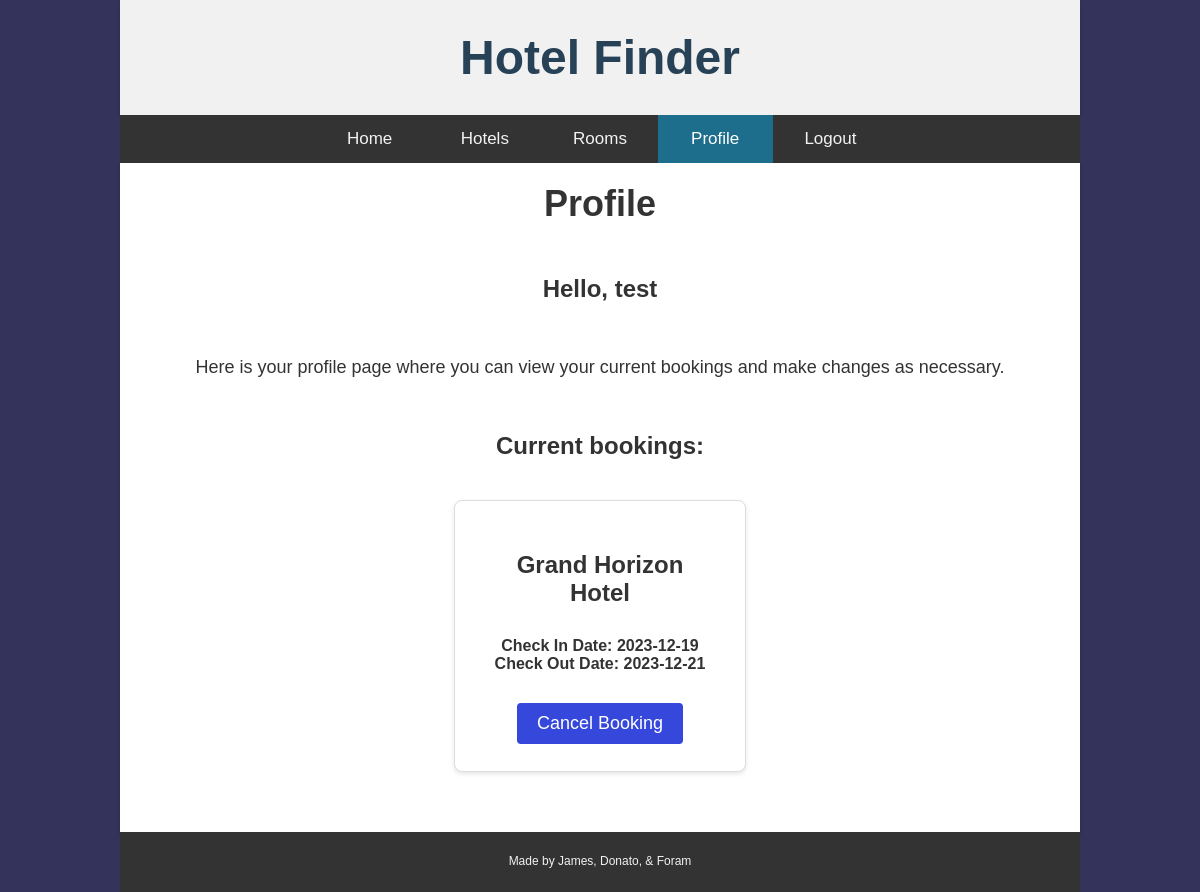
/profile (signed in), run on an earlier commit of the app's database.
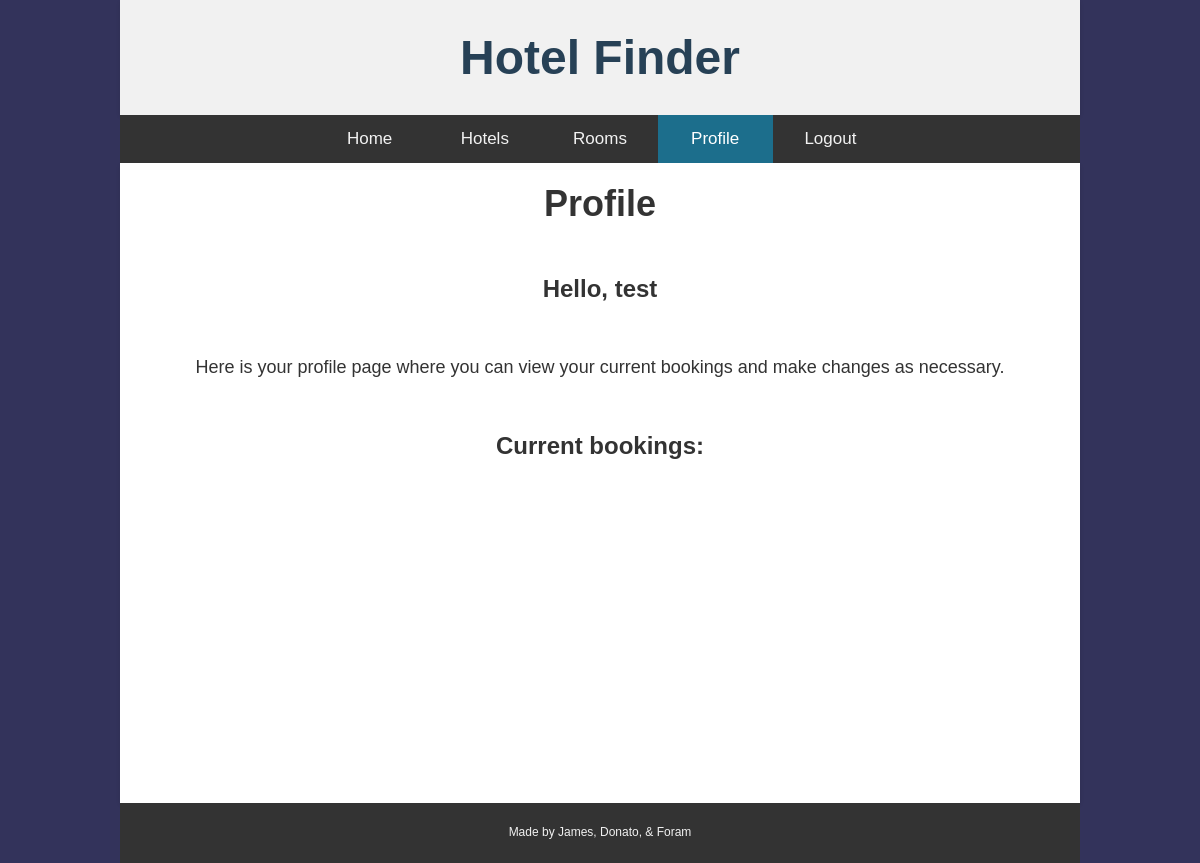
And on a later commit of the database.
### website/models.py (models this page shows)
class User(db.Model, UserMixin):
    id = db.Column(db.Integer, primary_key=True)
    email = db.Column(db.String(1000), unique=True)
    name = db.Column(db.String(1000))
    password = db.Column(db.String(1000))
    bookings = db.relationship('Booking')

class Booking(db.Model):
    id = db.Column(db.Integer, primary_key=True)
    check_in_date = db.Column(db.Date())
    check_out_date = db.Column(db.Date())
    hotel_name = db.Column(db.String(1000))
    user_id = db.Column(db.Integer, db.ForeignKey('user.id'))

### website/views.py (the view)
@views.route('/profile')
@login_required
def profile():
    return render_template("profile.html", user=current_user, bookings=current_user.bookings)

### website/__init__.py (called while the page is built)
def create_app():
    app = Flask(__name__)
    app.config['SECRET_KEY'] = 'key'
    app.config['SQLALCHEMY_DATABASE_URI'] = f'sqlite:///{DB_NAME}'  # storing our db into a folder
    db.init_app(app)
    from .views import views
    from .auth import auth
    app.register_blueprint(views, url_prefix='/')
    app.register_blueprint(auth, url_prefix='/')
    from .models import User, Hotel, Room, Booking
    with app.app_context():
        db.create_all()
    login_manager = LoginManager()
    login_manager.login_view = 'auth.login'
    login_manager.init_app(app)
    @login_manager.user_loader
    def load_user(id):
        return User.query.get(int(id))
    return app

### website/templates/profile.html (shortened to what this page needs)
<!DOCTYPE html>
<html lang="en">
<head>
    <link rel="stylesheet" href="../static/style.css">
</head>
<body>
    <main>
        <header>
            <a class="homePage" href="/">Hotel Finder</a>
        </header>
        <nav id="navbar">
            {% if user.is_authenticated %}
            <a class="nav-item" id="index" href="/">Home</a>
            <a class="nav-item" id="hotels" href="/hotels">Hotels</a>
            <a class="nav-item" id="rooms" href="/rooms">Rooms</a>
            <a class="nav-item active" id="profile" href="/profile">Profile</a>
            <a class="nav-item" id="logout" href="/logout">Logout</a>
            {% else %}
            <a class="nav-item" id="index" href="/">Home</a>
            <a class="nav-item" id="login" href="/login">Login</a>
            <a class="nav-item" id="signUp" href="/sign-up">Sign Up</a>
            {% endif %}
        </nav>
        <div class="container profile">
            <h1 class="pageTitle">Profile</h1>
            <div class="content">
                <h3>Hello, {{user.name}}</h3>
                <p id="booking-desc">Here is your profile page where you can view your current bookings and make changes
                    as necessary.</p>
                <h2 id="current-bookings">Current bookings: </h2>
                <div class="profile-list">
                    <ul class="list-group list-group-flush" id="bookings">
                        {% for booking in bookings %}
                        <li class="profileBookings">
                            <h3>{{booking.hotel_name}}</h3>
                            <h4>Check In Date: {{booking.check_in_date}}</h4>
                            <h4>Check Out Date: {{booking.check_out_date}}</h4>
                            <button type="button" class="cancelBtn" onClick="removeBooking({{booking.id}})">
                                <span aria-hidden="true">Cancel Booking</span>
                            </button>
                        </li>
                        {% endfor %}
                    </ul>
                </div>
            </div>
        </div>
        <footer>
            <p>Made by James, Donato, & Foram</p>
        </footer>
    </main>
</body>
</html>

### website/static/style.css (style rules this page uses)
* { margin: 0; padding: 0; font-family: sans-serif; }
body { margin: 0; font-size: 28px; font-family: Arial, Helvetica, sans-serif; padding: 0; background-image: linear-gradient(rgba(0, 0, 50, 0.8), rgba(0, 0, 50, 0.8)); color: #333; }
main { width: 80%; text-align: center; margin: auto; }
header { background-color: #fff; padding: 30px; box-shadow: 0 2px 4px rgba(0, 0, 0, 0.1); background-color: #f1f1f1; text-align: center; color: #274156; }
header a { text-decoration: none; color: #274156; font-size: 48px; font-weight: bolder; }
#navbar { display: inline-flex; justify-content: space-between; overflow: hidden; background-color: #333; padding: 0 20% 0 20%; align-items: center; width: 60%; }
#navbar a { float: left; color: #f2f2f2; text-align: center; padding: 14px 16px; text-decoration: none; font-size: 17px; width: 100px; }
#navbar a.active { background-color: #1C6E8C; color: white; }
.container { min-height: 75vh; margin: auto; padding: 20px; background-color: #fff; box-shadow: 0 2px 4px rgba(0, 0, 0, 0.1); display: flex; align-items: center; justify-content: center; }
h1 { font-size: 36px; margin: 0; }
p { line-height: 1.6; margin: 50px 20px 50px 20px; }
footer { bottom: 0; width: 100%; background-color: #333; text-align: center; height: 60px; font-size: 12px; color: #f1f1f1; display: flex; justify-content: center; align-items: center; }
footer p { font-size: 12px; }
h3 { margin: 50px 30px 30px 30px; font-size: 24px; }
.profile { display: block; }
.profile-list { flex-wrap: wrap; padding: 20px; }
#current-bookings { font-size: 24px; }
#booking-desc { font-size: 18px; }

What changed in the data, as far as the page shows it:
removed Booking: hotel_name "Grand Horizon Hotel", check_in_date "2023-12-19", check_out_date "2023-12-21"
